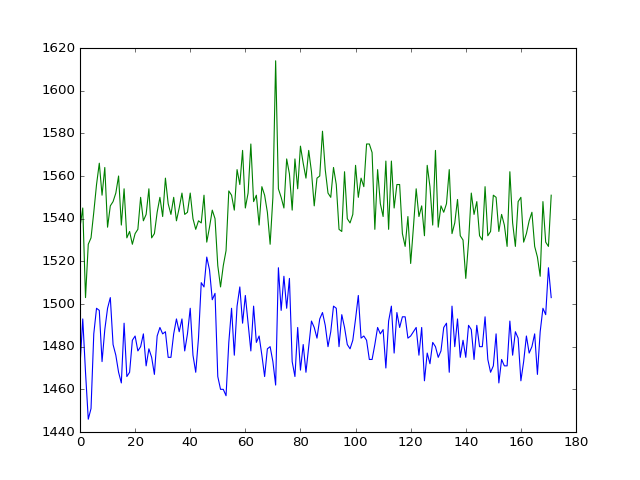

Source code (Python):
#- Slice out time series for voxel (23, 19, 0)
#- Slice out time series for voxel (23, 19, 1)
#- Plot both these time series against volume number, on the same graph
slice_0_ts = fixed_data[23, 19, 0, :]
slice_1_ts = fixed_data[23, 19, 1, :]
plt.plot(slice_0_ts)
# [...]
plt.plot(slice_1_ts)
# [...]
